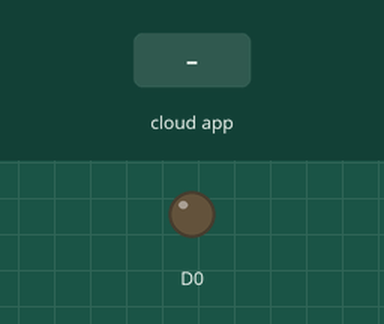
The sketch below on a simulated ESP8266 (NodeMCU). Shown: output pins drawn as LEDs (lit = HIGH). The inputs (shaded band) are chosen by the test bench. WiFi joins after 1.5 s; servers stay silent unless stated; the Firebase database answers and starts empty; what the sketch prints to the serial monitor is not drawn.

Above: at 2.7 s.
2.8 s: the phone or cloud app sets analog to 1
At 3.7 s:
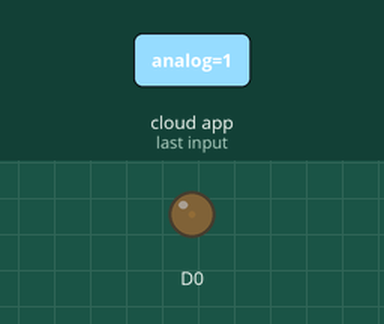
4.4 s: the phone or cloud app sets analog to 90
At 5.8 s:
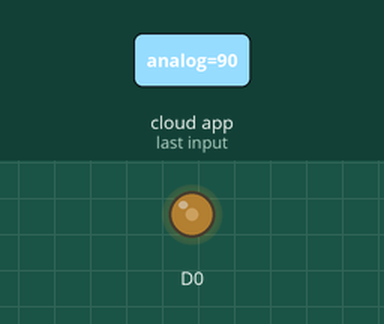
Timing chart, 0 to 7.4 s (numbered marks = the images above; inputs shaded):
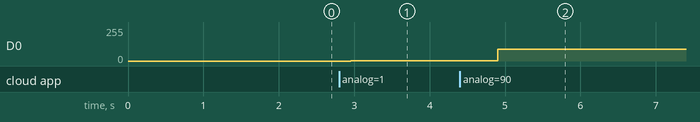

Measured:
- after the input at 2.8 s, D0: 0/255 → 1/255 after 0.15 s
- after the input at 4.4 s, D0: 1/255 → 90/255 after 0.50 s

The sketch:

firebase-get.ino
```cpp
#include <ESP8266WiFi.h>
#include <FirebaseArduino.h>

// ------------------------------ EDIT here ------------------
#define WIFI_SSID "IOTLAB"
#define WIFI_PASSWORD "123456789"

// Ex. test-nodemcu-a331f.firebaseio.com
#define FIREBASE_HOST "test-nodemcu-a331f.firebaseio.com"

// Ex. 1UNMoos4vC0elO2IOGOoe4K7zbhLzQw107hTUc3M
#define FIREBASE_AUTH "7UNMoos4vC0elO2IOGOoe4K7zbhLzQw107hTUc3M"

int val;

void setup() {
  Serial.begin(9600);
  WiFi.begin(WIFI_SSID, WIFI_PASSWORD);
  Serial.print("connecting");
  while (WiFi.status() != WL_CONNECTED) {
    Serial.print(".");
    delay(500);
  }
  Serial.println();
  Serial.print("connected: ");
  Serial.println(WiFi.localIP());

  pinMode(D0, OUTPUT);
  Firebase.begin(FIREBASE_HOST, FIREBASE_AUTH);
}

void loop() {
  analogWrite(D0, Firebase.getInt("analog"));
  delay(500);
}
```
